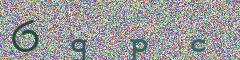
#> input picture demos/0010/DNR/origin.jpg, 240 x 60 px
$ python DNR.py
#> lines starting #> are read from the running program, lines starting #| are printed output that depends on the picture
#!/usr/bin/env python
# -*- coding:utf-8 -*-
# @Time  : 2018/8/16 2:03 PM
# @Author: jasmine sun
# @File  : DNR.py

# PIL验证码图片预处理: https://www.jianshu.com/p/41127bf90ca9
from PIL import Image


# 灰度化
def dnr_img():
    # convert(): 将当前图像转换为其他模式，并且返回新的图像
    img = Image.open('origin.jpg').convert('L')
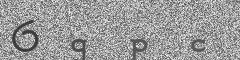
#> img: PIL image 240x60 L; min 32, max 254, mean 155.5
    img.save('1.jpg', 'jpeg')
    # img.show()
    return img


# 二值化
def binarizing(img, threshold):
#> called with threshold = 100
    pixdata = img.load()
    w, h = img.size
#> w = 240; h = 60
    for y in range(h):
        for x in range(w):
            if pixdata[x, y] < threshold:
                pixdata[x, y] = 0
            else:
                pixdata[x, y] = 255
    img.save('2.jpg', 'jpeg')
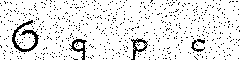
#> saved as 2.jpg: PIL image 240x60 L; 90.4% white; black in thin lines or dots
    # img.show()
    return img

# 降噪
# img参数要传一个str类型：Image.open('...')
def depoint(img):
    # load(): 为图像分配内存并从文件中加载它（或者从源图像，对于懒操作）。正常情况下，用户不需要调用这个方法，因为在第一次访问图像时，Image类会自动地加载打开的图像
    pixdata = img.load()
    w, h = img.size
#> w = 240; h = 60
    for y in range(1, h - 1):
        for x in range(1, w - 1):
            count = 0
            if pixdata[x, y - 1] > 10:
                count = count + 1
            if pixdata[x, y + 1] > 10:
                count = count + 1
            if pixdata[x - 1, y] > 10:
                count = count + 1
            if pixdata[x + 1, y] > 10:
                count = count + 1
            if count > 2:
                pixdata[x, y] = 255
    img.save('123.jpg', 'jpeg')
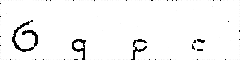
#> saved as 123.jpg: PIL image 240x60 L; min 0, max 255, mean 245.8
    # img.show()
    return img


if __name__ == '__main__':
    dnr_img()
    binarizing(Image.open('1.jpg'), 100)
    depoint(Image.open('2.jpg'))
